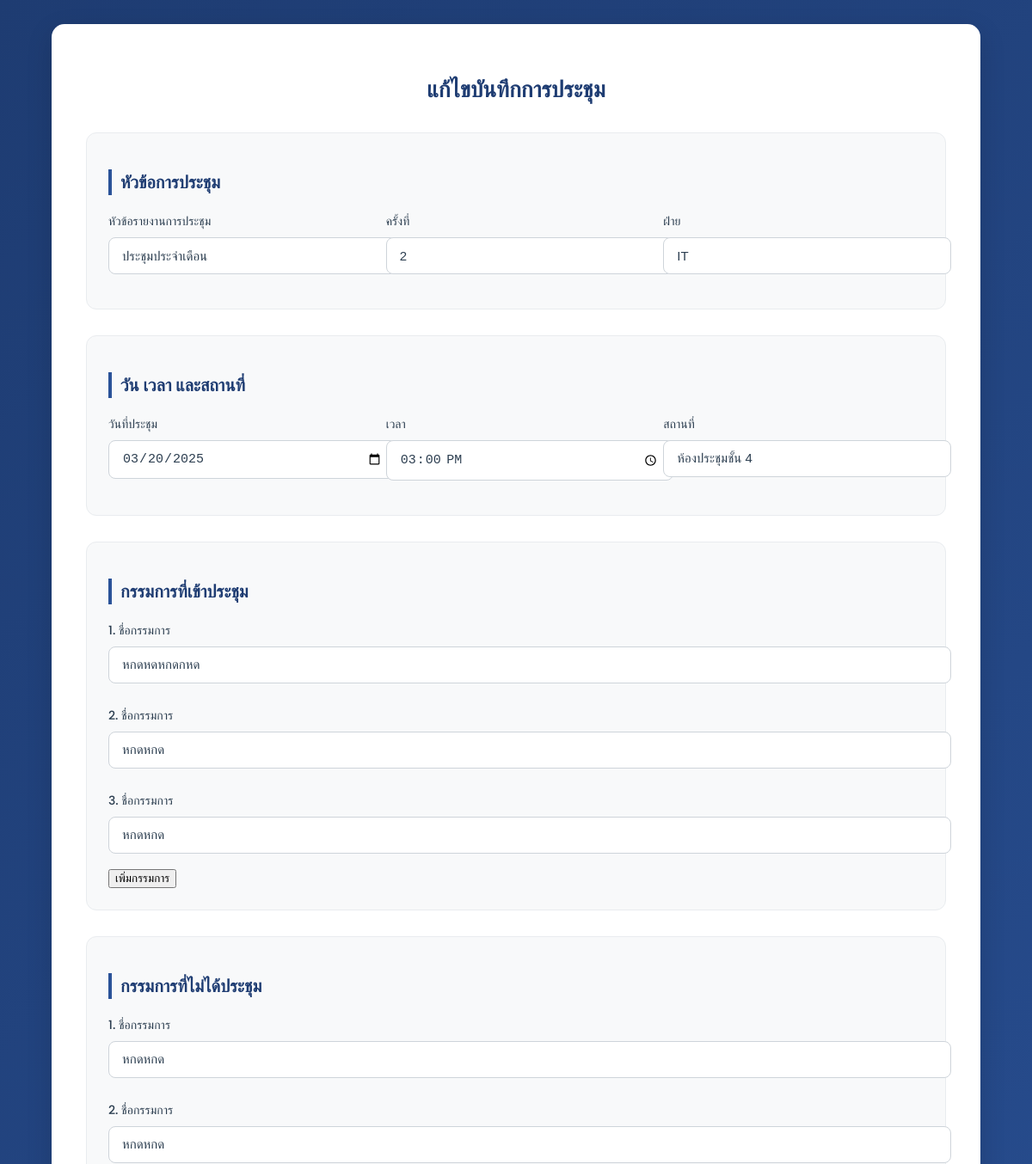
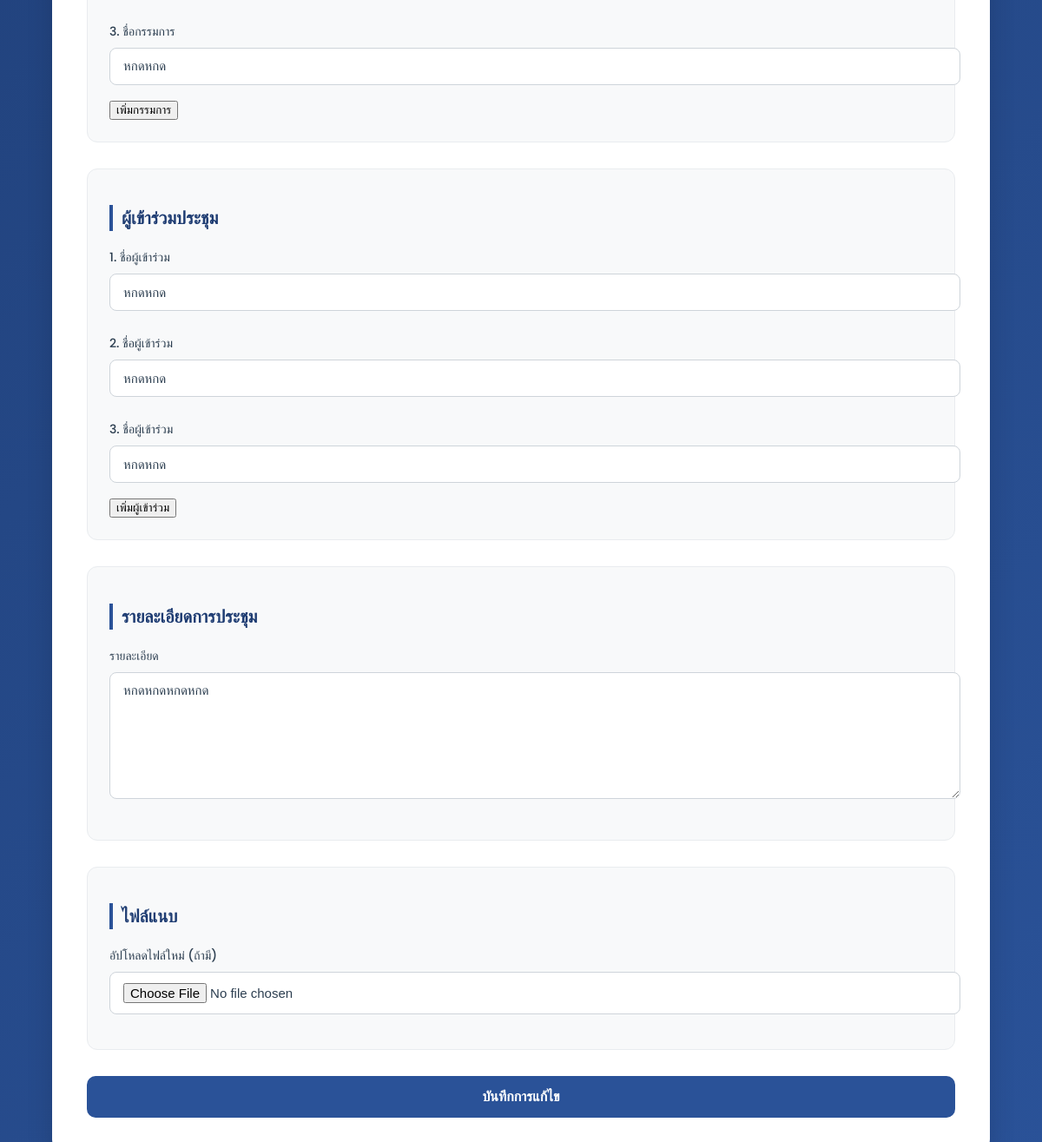
Screenshot of /edit.php?id=13 (signed in) with the database file from the repository (2 pictures, top to bottom).
### tables this page shows
CREATE TABLE `meetings` (
  `id` int(11) NOT NULL AUTO_INCREMENT,
  `user_id` int(11) NOT NULL,
  `title` varchar(100) NOT NULL,
  `meeting_no` varchar(50) NOT NULL,
  `details` text NOT NULL,
  `recorded_at` datetime NOT NULL,
  `file_path` varchar(255) DEFAULT NULL,
  `date` date NOT NULL,
  `created_at` timestamp NOT NULL DEFAULT current_timestamp(),
  `updated_at` timestamp NOT NULL DEFAULT current_timestamp() ON UPDATE current_timestamp(),
  `department` varchar(50) DEFAULT NULL,
  `meeting_date` date NOT NULL,
  `meeting_time` time NOT NULL,
  `location` varchar(255) NOT NULL,
  `committee_present` text DEFAULT NULL,
  `committee_absent` text DEFAULT NULL,
  `attendees` text DEFAULT NULL,
  PRIMARY KEY (`id`),
  KEY `user_id` (`user_id`),
  KEY `idx_date` (`date`),
  CONSTRAINT `meetings_ibfk_1` FOREIGN KEY (`user_id`) REFERENCES `users` (`id`) ON DELETE CASCADE
);

### edit.php (the view, shortened to what this page needs)
<?php
include 'config.php';
$user_query = "SELECT department, role FROM users WHERE username = ?";
$stmt = mysqli_prepare($conn, $user_query);
mysqli_stmt_bind_param($stmt, "s", $_SESSION['username']);
mysqli_stmt_execute($stmt);
$user_result = mysqli_stmt_get_result($stmt);
$user = mysqli_fetch_assoc($user_result);
$user_department = $user['department'];
$meeting_id = $_GET['id'];
$query = "SELECT * FROM meetings WHERE id = ? AND department = ?";
$stmt = mysqli_prepare($conn, $query);
mysqli_stmt_bind_param($stmt, "is", $meeting_id, $user_department);
mysqli_stmt_execute($stmt);
$result = mysqli_stmt_get_result($stmt);
$meeting = mysqli_fetch_assoc($result);
?>
<!DOCTYPE html>
<html lang="en">
<head>
    <link rel="stylesheet" href="https://cdnjs.cloudflare.com/ajax/libs/font-awesome/6.0.0-beta3/css/all.min.css">
</head>
<body>
    <div class="edit-container">
        <div class="edit-header">
            <h1>แก้ไขบันทึกการประชุม</h1>
        </div>
        <form method="POST" class="edit-form" enctype="multipart/form-data">
            <div class="form-section">
                <h2>หัวข้อการประชุม</h2>
                <div class="inline-group">
                    <div class="input-group">
                        <label for="title">หัวข้อรายงานการประชุม</label>
                        <input type="text" id="title" name="title" value="<?php echo htmlspecialchars($meeting['title']); ?>" required>
                    </div>
                    <div class="input-group">
                        <label for="meeting_no">ครั้งที่</label>
                        <input type="number" id="meeting_no" name="meeting_no" value="<?php echo htmlspecialchars($meeting['meeting_no']); ?>" required>
                    </div>
                    <div class="input-group">
                        <label for="department">ฝ่าย</label>
                        <input type="text" id="department" name="department" value="<?php echo htmlspecialchars($meeting['department']); ?>" disabled>
                    </div>
                </div>
            </div>
            <div class="form-section">
                <h2>วัน เวลา และสถานที่</h2>
                <div class="inline-group">
                    <div class="input-group">
                        <label for="meeting_date">วันที่ประชุม</label>
                        <input type="date" id="meeting_date" name="meeting_date" value="<?php echo htmlspecialchars($meeting['meeting_date']); ?>" required>
                    </div>
                    <div class="input-group">
                        <label for="meeting_time">เวลา</label>
                        <input type="time" id="meeting_time" name="meeting_time" value="<?php echo htmlspecialchars($meeting['meeting_time']); ?>" required>
                    </div>
                    <div class="input-group">
                        <label for="location">สถานที่</label>
                        <input type="text" id="location" name="location" value="<?php echo htmlspecialchars($meeting['location']); ?>" required>
                    </div>
                </div>
            </div>
            <div class="form-section">
                <h2>กรรมการที่เข้าประชุม</h2>
                <div class="list-group" id="committee-present-list">
                    <?php
                    $committee_present = json_decode($meeting['committee_present'], true);
                    foreach ($committee_present as $index => $name) { ?>
                        <div class="input-group">
                            <label><?php echo $index + 1; ?>. ชื่อกรรมการ</label>
                            <input type="text" name="committee_present[]" value="<?php echo htmlspecialchars($name); ?>">
                        </div>
                    <?php } ?>
                </div>
                <button type="button" onclick="addField('committee-present-list')">เพิ่มกรรมการ</button>
            </div>
            <div class="form-section">
                <h2>กรรมการที่ไม่ได้ประชุม</h2>
                <div class="list-group" id="committee-absent-list">
                    <?php
                    $committee_absent = json_decode($meeting['committee_absent'], true);
                    foreach ($committee_absent as $index => $name) { ?>
                        <div class="input-group">
                            <label><?php echo $index + 1; ?>. ชื่อกรรมการ</label>
                            <input type="text" name="committee_absent[]" value="<?php echo htmlspecialchars($name); ?>">
                        </div>
                    <?php } ?>
                </div>
                <button type="button" onclick="addField('committee-absent-list')">เพิ่มกรรมการ</button>
            </div>
            <div class="form-section">
                <h2>ผู้เข้าร่วมประชุม</h2>
                <div class="list-group" id="attendees-list">
                    <?php
                    $attendees = json_decode($meeting['attendees'], true);
                    foreach ($attendees as $index => $name) { ?>
                        <div class="input-group">
                            <label><?php echo $index + 1; ?>. ชื่อผู้เข้าร่วม</label>
                            <input type="text" name="attendees[]" value="<?php echo htmlspecialchars($name); ?>">
                        </div>
                    <?php } ?>
                </div>
                <button type="button" onclick="addField('attendees-list')">เพิ่มผู้เข้าร่วม</button>
            </div>
            <div class="form-section">
                <h2>รายละเอียดการประชุม</h2>
                <div class="input-group">
                    <label for="details">รายละเอียด</label>
                    <textarea id="details" name="details" required><?php echo htmlspecialchars($meeting['details']); ?></textarea>
                </div>
            </div>
            <div class="form-section">
                <h2>ไฟล์แนบ</h2>
                <div class="input-group">
                    <label for="attachment">อัปโหลดไฟล์ใหม่ (ถ้ามี)</label>
                    <input type="file" id="attachment" name="attachment">
                </div>
            </div>
            <button type="submit" name="submit" class="btn-save">บันทึกการแก้ไข</button>
        </form>
    </div>
</body>
</html>

### edit.php (style rules this page uses)
body { font-family: 'Poppins', sans-serif; min-height: 100vh; display: flex; justify-content: center; align-items: center; background: linear-gradient(135deg, #1e3c72 0%, #2a5298 100%); overflow-y: auto; }
.edit-container { background: #fff; border-radius: 15px; box-shadow: 0 10px 30px rgba(0, 0, 0, 0.15); padding: 40px; width: 100%; max-width: 1000px; margin: 20px; }
.edit-header { text-align: center; margin-bottom: 30px; }
.edit-header h1 { font-size: 26px; font-weight: 600; color: #1e3c72; }
.edit-form { display: grid; gap: 30px; }
.form-section { background: #f8f9fa; padding: 25px; border-radius: 12px; border: 1px solid #e9ecef; }
.form-section h2 { color: #1e3c72; font-size: 20px; font-weight: 600; margin-bottom: 20px; border-left: 4px solid #2a5298; padding-left: 10px; }
.input-group { margin-bottom: 15px; }
.input-group label { font-size: 14px; color: #2c3e50; margin-bottom: 8px; display: block; font-weight: 500; }
.input-group input, .input-group textarea { width: 100%; padding: 12px 15px; border: 1px solid #ced4da; border-radius: 8px; font-size: 15px; color: #2c3e50; background: #fff; }
.input-group textarea { height: 120px; resize: vertical; }
.inline-group { display: flex; gap: 20px; flex-wrap: wrap; }
.inline-group .input-group { flex: 1; min-width: 200px; }
.list-group { display: grid; gap: 12px; }
.btn-save { width: 100%; padding: 15px; background: #2a5298; color: white; border: none; border-radius: 10px; font-size: 16px; font-weight: 600; cursor: pointer; }

### rows the page displays
meetings: title "ประชุมประจำเดือน", meeting_no "2", department "IT", meeting_date "03/20/2025", meeting_time "15:00:00", location "ห้องประชุมชั้น 4", committee_present "หกดหดหกดกหด", committee_present "หกดหกด", committee_absent "หกดหกด", attendees "หกดหกด", details "หกดหกดหกดหกด"
